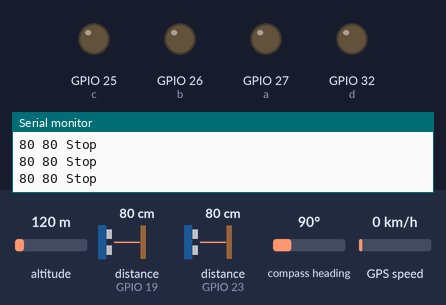
A sketch run on a simulated ESP32. Shown: output pins drawn as LEDs (lit = HIGH), the last lines printed to the serial monitor. Wiring (inferred from the names in the program): 2 × ultrasonic range finder: trigger GPIO 18, echo GPIO 19 / trigger GPIO 22, echo GPIO 23. Inputs (shaded band) come from the test bench; at power-on: distance to the obstacle (sensors on GPIO 19, GPIO 23) 80 cm, altitude 120 m, compass heading 90°, GPS speed 0 km/h. The echo pulse lasts 58.3 µs per cm; the GPS gets a fix after 3 s at 37.7749, -122.4194 with 8 satellites; nothing arrives over Bluetooth unless stated; pins used as bus, display or sensor lines are not drawn.

Above: at 1.2 s.
1.3 s: distance to the obstacle (sensor on GPIO 19) set to 22 cm
4.5 s: distance to the obstacle (sensor on GPIO 19) set to 17 cm
At 5.4 s:
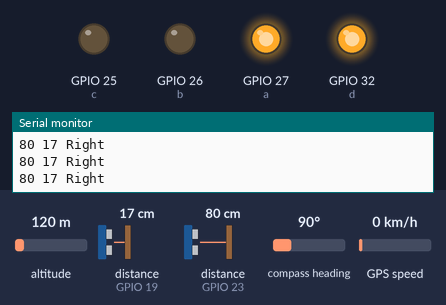
6.0 s: distance to the obstacle (sensor on GPIO 23) set to 21 cm
7.5 s: distance to the obstacle (sensor on GPIO 23) set to 18 cm
At 7.8 s:
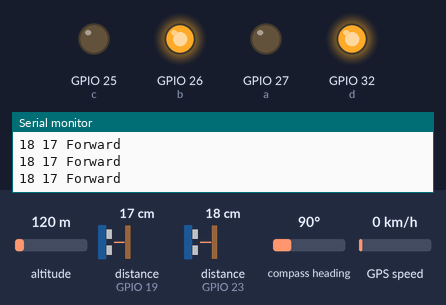
9.0 s: distance to the obstacle (sensor on GPIO 19) set to 35 cm
At 9.5 s:
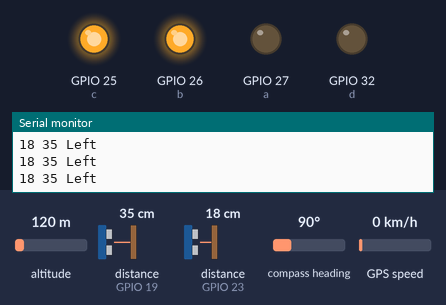
10.5 s: distance to the obstacle (sensor on GPIO 19) set to 2 cm
At 11.1 s:
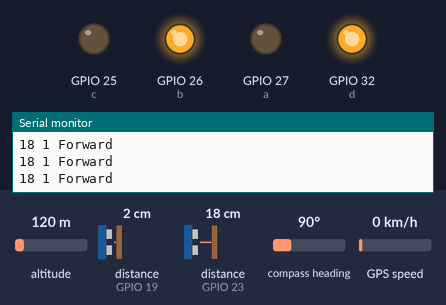
Timing chart, 0 to 13.0 s (numbered marks = the images above; inputs shaded):
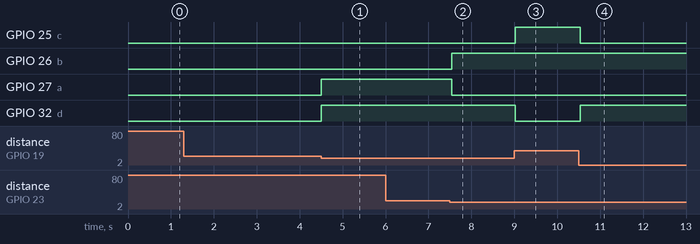

The sketch:

ESP32_2_ultrasonic_follower_GPS__1_.ino
```cpp
#include <TinyGPS++.h>
#include <HardwareSerial.h>
#include "BluetoothSerial.h"

#if !defined(CONFIG_BT_ENABLED) || !defined(CONFIG_BLUEDROID_ENABLED)
#error Bluetooth is not enabled! Please run `make menuconfig` to and enable it
#endif

BluetoothSerial SerialBT;

float latitude , longitude;
String  latitude_string , longitude_string;

TinyGPSPlus gps;
HardwareSerial SerialGPS(2);

#define a   27
#define b   26
#define c   25
#define d   32

#define trigPin_Left    22
#define echoPin_Left    23
#define trigPin_Right   18
#define echoPin_Right   19


long duration_Left, distance_Left;
long duration_Right, distance_Right;


void forward()
  {
    digitalWrite(a,LOW);
    digitalWrite(b,HIGH);
    digitalWrite(c,LOW);
    digitalWrite(d,HIGH);
  }


void backward()
  {
    digitalWrite(a,HIGH);
    digitalWrite(b,LOW);
    digitalWrite(c,HIGH);
    digitalWrite(d,LOW);
  }


void left()
  {
    digitalWrite(a,LOW);
    digitalWrite(b,HIGH);
    digitalWrite(c,HIGH);
    digitalWrite(d,LOW);
  }


void right()
  {
    digitalWrite(a,HIGH);
    digitalWrite(b,LOW);
    digitalWrite(c,LOW);
    digitalWrite(d,HIGH);
  }


void stops()
  {
    digitalWrite(a,LOW);
    digitalWrite(b,LOW);
    digitalWrite(c,LOW);
    digitalWrite(d,LOW);
  }


void get_location()
  {
    while (SerialGPS.available() > 0)
    {
      if (gps.encode(SerialGPS.read()))
        {
          if (gps.location.isValid())
            {
              latitude = gps.location.lat();
              latitude_string = String(latitude , 6);
              longitude = gps.location.lng();
              longitude_string = String(longitude , 6);

              Serial.print("Latitude = ");
              Serial.println(latitude_string);
              Serial.print("Longitude = ");
              Serial.println(longitude_string);
              Serial.println();
            }
        }
    }
  }


void get_command()
  {
    if(SerialBT.available())
    {
      String BT_data = SerialBT.readString();

      if(BT_data == "getloc")
        {
          SerialBT.print("Lat= ");
          SerialBT.print(latitude_string);
          SerialBT.print(",Lon= ");
          SerialBT.print(longitude_string);
          SerialBT.print(",");
        }
    }
  }


void get_distance_Left()
  {
      delay(20);                                         // waits for 5 milli-seconds
      digitalWrite(trigPin_Left, LOW);                       // make Trigger Pin of Ultrasonic sensor LOW
      delayMicroseconds(2);                             // waits for 2 micro-seconds

      digitalWrite(trigPin_Left, HIGH);                      // make Trigger Pin of Ultrasonic sensor HIGH
      delayMicroseconds(10);                            // waits for 10 micro-seconds
      digitalWrite(trigPin_Left, LOW);                       // make Trigger Pin of Ultrasonic sensor LOW

      duration_Left = pulseIn(echoPin_Left, HIGH);                // make Echo Pin of Ultrasonic sensor HIGH
      distance_Left = ((duration_Left / 2) / 29.1);               // calculate the distance as function of time
  }


void get_distance_Right()
  {
      delay(20);                                         // waits for 5 milli-seconds
      digitalWrite(trigPin_Right, LOW);                       // make Trigger Pin of Ultrasonic sensor LOW
      delayMicroseconds(2);                             // waits for 2 micro-seconds

      digitalWrite(trigPin_Right, HIGH);                      // make Trigger Pin of Ultrasonic sensor HIGH
      delayMicroseconds(10);                            // waits for 10 micro-seconds
      digitalWrite(trigPin_Right, LOW);                       // make Trigger Pin of Ultrasonic sensor LOW

      duration_Right = pulseIn(echoPin_Right, HIGH);                // make Echo Pin of Ultrasonic sensor HIGH
      distance_Right = ((duration_Right / 2) / 29.1);               // calculate the distance as function of time
  }


void setup()
{
  Serial.begin(9600);
  SerialGPS.begin(9600, SERIAL_8N1, 16, 17);
  SerialBT.begin("Follower Robot");

  pinMode(trigPin_Left, OUTPUT);
  pinMode(echoPin_Left, INPUT);
  pinMode(trigPin_Right, OUTPUT);
  pinMode(echoPin_Right, INPUT);

  pinMode(a, OUTPUT);
  pinMode(b, OUTPUT);
  pinMode(c, OUTPUT);
  pinMode(d, OUTPUT);
}

void loop()
{
  get_distance_Left();
  get_distance_Right();

  Serial.print(distance_Left);
  Serial.print(" ");
  Serial.print(distance_Right);
  Serial.print(" ");

  if((distance_Left < 20) && (distance_Right > 20))
    {
      left();
      Serial.println("Left");
    }

  if((distance_Left > 20) && (distance_Right < 20))
    {
      right();
      Serial.println("Right");
    }

  if((distance_Left < 20) && (distance_Right < 20))
    {
      forward();
      Serial.println("Forward");
    }

  if((distance_Left > 20) && (distance_Right > 20))
    {
      stops();
      Serial.println("Stop");
    }

  get_location();
  get_command();
}
```

Measured:
- the behaviour switches between 20 and 19 cm on distance to the obstacle (sensor on GPIO 19) (found by bisection; images 0 and 1)
- the behaviour switches between 20 and 19 cm on distance to the obstacle (sensor on GPIO 23) (found by bisection; images 1 and 2)
- after the input at 4.5 s, GPIO 27 (a), GPIO 32 (d): LOW → HIGH at once
- after the input at 7.5 s, GPIO 26 (b): LOW → HIGH at once; GPIO 27 (a): HIGH → LOW at once
- after the input at 9.0 s, GPIO 25 (c): LOW → HIGH at once; GPIO 32 (d): HIGH → LOW at once
- after the input at 10.5 s, GPIO 25 (c): HIGH → LOW at once; GPIO 32 (d): LOW → HIGH at once
